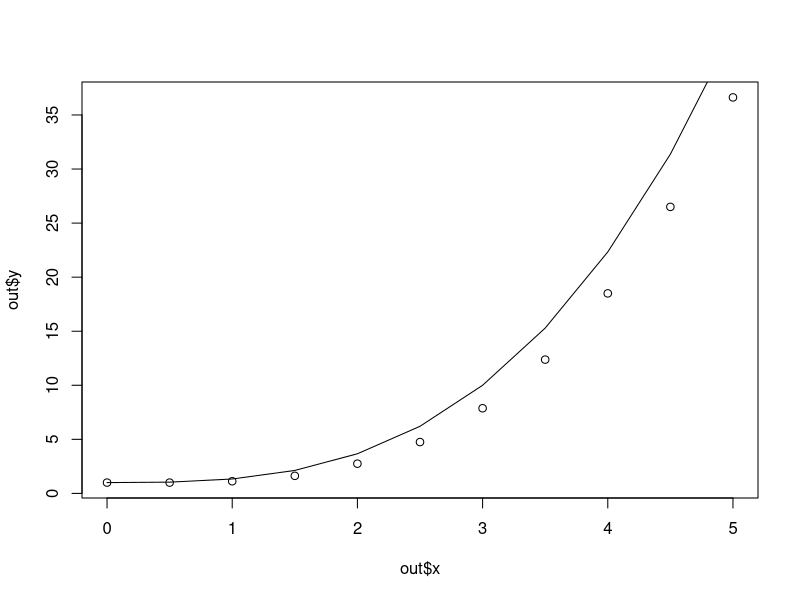
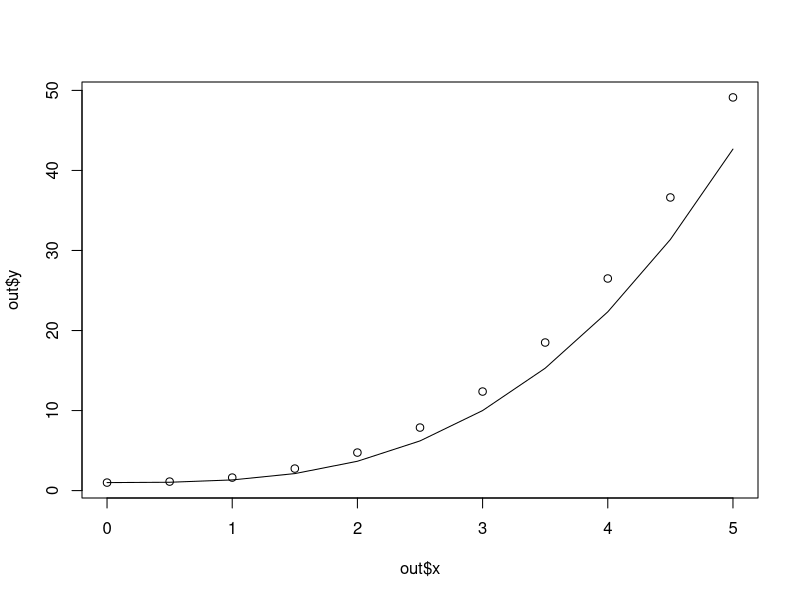
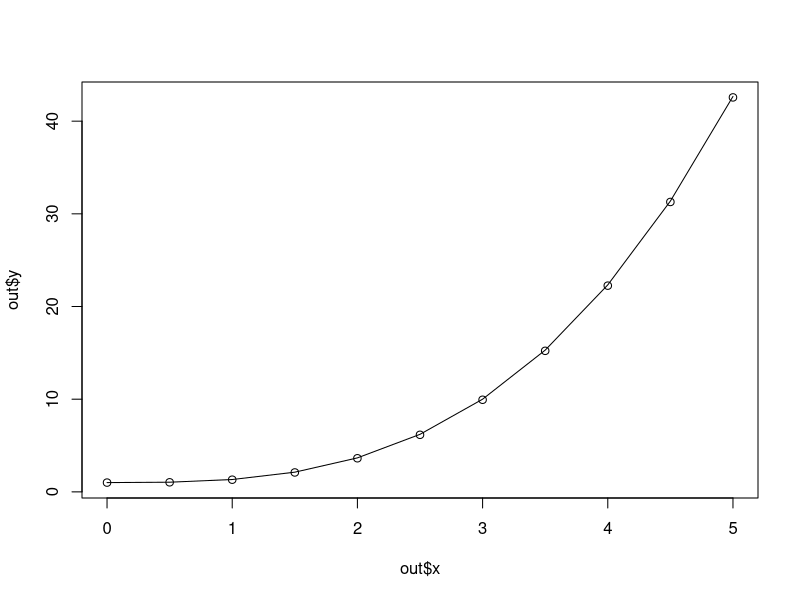
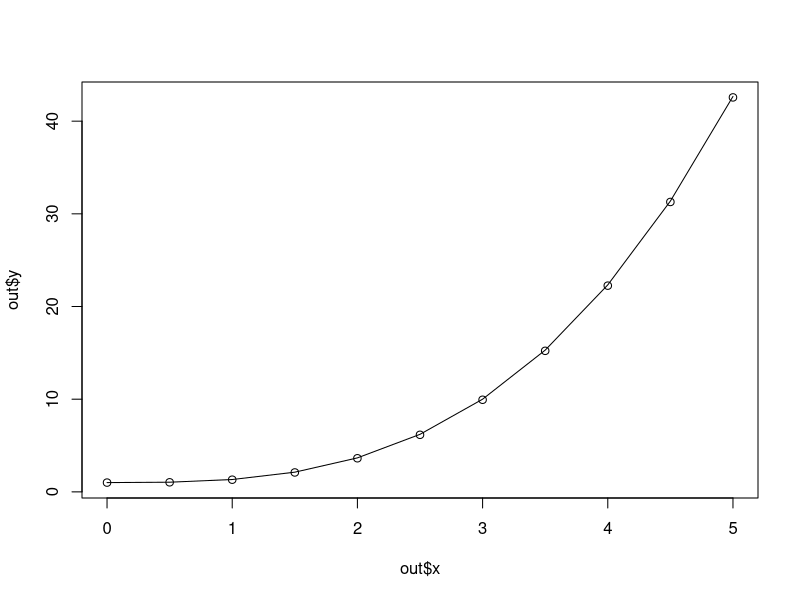

Reproduce these figures in R, in order.
MyEuler <- function(f,x0,xN,y0,dx=(xN-x0)/10)
{
  xi <- c()
  yi <- c()
  i <- 1
  yi[1] <- y0
  xi[1] <- x0
  while(xi[i] < xN)
  {
    xi[i+1] <- xi[i] + dx
    yi[i+1] <- yi[i] + f(xi[i],yi[i])*dx
    i <- i+1
  }
  return(data.frame(x=xi,y=yi))
}

fun <- function(x,y) 
{
  return(x^2)
}
x0 <- 0
xN <- 5
y0 <- 1
out<- MyEuler(fun,x0,xN,y0)
plot(out$x,out$y)
lines(out$x,out$x^3/3+1)

MyEulerEnd <- function(f,x0,xN,y0,dx=(xN-x0)/10)
{
  xi <- c()
  yi <- c()
  i <- 1
  yi[1] <- y0
  xi[1] <- x0
  while(xi[i] < xN)
  {
    xi[i+1] <- xi[i] + dx
    yi[i+1] <- yi[i] + f(xi[i],yi[i])*dx
    yi[i+1] <- yi[i] + f(xi[i+1],yi[i+1])*dx # sử dụng đạo hàm tại điểm cuối
    i <- i+1
  }
  return(data.frame(x=xi,y=yi))
}

fun <- function(x,y) 
{
  return(x^2)
}
x0 <- 0
xN <- 5
y0 <- 1
out<- MyEulerEnd(fun,x0,xN,y0)
plot(out$x,out$y)
lines(out$x,out$x^3/3+1)

MyEulerTwoPoint <- function(f,x0,xN,y0,dx=(xN-x0)/10)
{
  xi <- c()
  yi <- c()
  i <- 1
  yi[1] <- y0
  xi[1] <- x0
  while(xi[i] < xN)
  {
    xi[i+1] <- xi[i] + dx
    yi[i+1] <- yi[i] + f(xi[i],yi[i])*dx
    yi[i+1] <- yi[i] + f(xi[i+1],yi[i+1])*dx
    yi[i+1] <- yi[i] + f((xi[i]+xi[i+1])/2,(yi[i]+yi[i+1])/2)*dx # sử dụng đạo hàm tại điểm cuối
    i <- i+1
  }
  return(data.frame(x=xi,y=yi))
}

fun <- function(x,y) 
{
  return(x^2)
}
x0 <- 0
xN <- 5
y0 <- 1
out<- MyEulerTwoPoint(fun,x0,xN,y0)
plot(out$x,out$y)
lines(out$x,out$x^3/3+1)
data.frame(out, Sol = exp(out$x^2/2), Err = exp(out$x^2/2) - out$y, ErrRel = (exp(out$x^2/2) - out$y)/exp(out$x^2/2))


MyEuler3_2ndOrder <- function(fun,x0,xN,y0,dy0,dx = (xN-x0)/10)
{
  xi <- c()
  yi <- c()
  dyi <- c()
  i <- 1
  xi[1] <- x0
  yi[1] <- y0
  dyi[1] <- dy0
  while(xi[i] < xN)
  {
    xi[i+1] <- xi[i] + dx
    dyi[i+1] <- dyi[1] + fun(xi[i],yi[i],dyi[i])*dx
    yi[i+1] <- yi[i] + (dyi[i] + dyi[i+1])/2*dx
    dyi[i+1] <- dyi[i] + (fun(xi[i],yi[i],dyi[i])+fun(xi[i+1],yi[i+1],dyi[i+1]))/2*dx
    yi[i+1] <- yi[i] + (dyi[i] + dyi[i+1])/2*dx
    i <- i+1
  }
  return(data.frame(x=xi,y=yi,dy=dyi))
}
MyEulerImpr <- function(f, x0, xN, y0, dx = (xN-x0)/10)
{
  xi <- c()
  yi <- c()
  i <- 1
  xi[1] <- x0
  yi[1] <- y0
  while (xi[i] < xN){
    xi[i+1] <- xi[i] + dx
    f_start <- f(xi[i], yi[i])
    yi[i+1] <- yi[i] + f_start*dx
    f_end <- f(xi[i+1], yi[i+1])
    yi[i+1] <- yi[i] + (f_start + f_end)/2*dx
    f_err <- 1
    # lặp lại bước tính đạo hàm tại điểm cuối nhiều lần
    # cho đến khi sai số giữa đạo hàm tại điểm cuối mới và cũ < giá trị nào đó
    # i là số lần lặp đến khi hội tụ
    while (f_err > 1e-9){
      f_end_2 <- f(xi[i+1], yi[i+1])
      yi[i+1] <- yi[i] + (f_start + f_end_2)/2*dx
      f_err <- abs(f_end_2 - f_end)
      f_end <- f_end_2
      print(c(i, f_err))
    }
    i <- i+1
  }
  return(data.frame(x=xi, y=yi))
}
fun <- function(x,y) 
{
  return(x^2)
}
x0 <- 0
xN <- 5
y0 <- 1
out<- MyEulerTwoPoint(fun,x0,xN,y0)
plot(out$x,out$y)
lines(out$x,out$x^3/3+1)
data.frame(out, Sol = exp(out$x^2/2), Err = exp(out$x^2/2) - out$y, ErrRel = (exp(out$x^2/2) - out$y)/exp(out$x^2/2))
